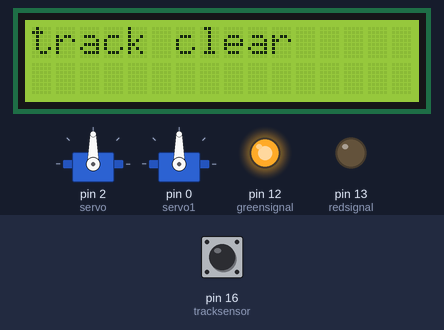
A sketch run on a simulated Arduino Uno, built with avr-gcc and run on an emulated ATmega328P. Parts: 2 × servo, 16×2 character LCD, output pins drawn as LEDs (lit = HIGH). The test bench sets the inputs (shaded band); at power-on: pin 16 (tracksensor) HIGH. What the sketch prints to the serial monitor is not drawn.

Above: at 1.2 s.
1.3 s: pin 16 (tracksensor) driven LOW
At 2.2 s:
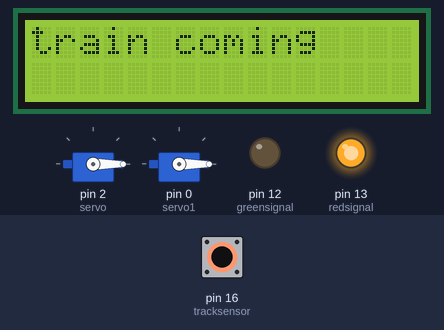
2.8 s: pin 16 (tracksensor) driven HIGH
At 3.7 s:
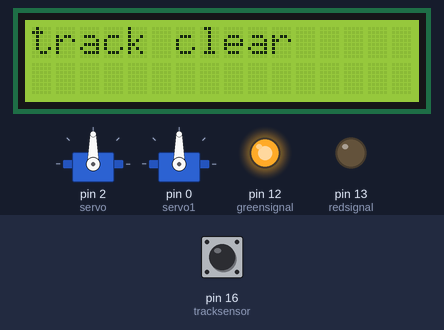
4.8 s: pin 16 (tracksensor) pulsed LOW 2 times (0.12 s each, 0.3 s apart)
At 5.6 s:
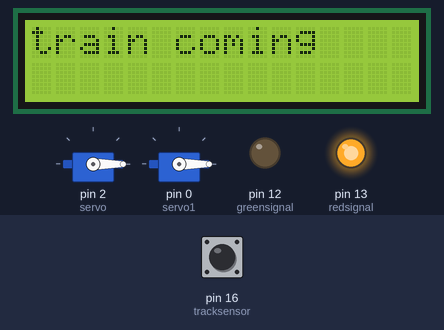
Timing chart, 0 to 7.8 s (numbered marks = the images above; inputs shaded):
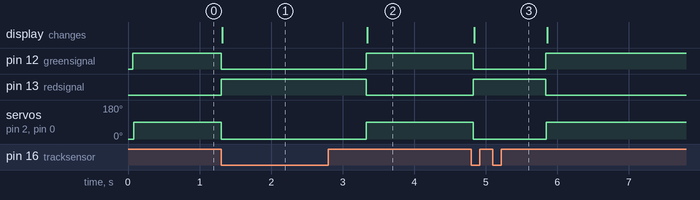

The sketch:

railway_dept.ino
```cpp
#include <Servo.h>
#include <Wire.h>  // This library is already built in to the Arduino IDE
#include <LiquidCrystal_I2C.h>
void doorclose();
void dooropen();

const int greensignal=12;
const int redsignal=13;
const int tracksensor=16;


Servo servo, servo1;
LiquidCrystal_I2C lcd(0x27, 16, 2);
void setup() {
 pinMode(tracksensor, INPUT);//d0
 //pinMode(14, INPUT);
   pinMode(greensignal, OUTPUT);
   pinMode( redsignal, OUTPUT);
   servo.attach(2);//d4
   servo1.attach(0);//D3
   servo.write(0);//motor
   servo1.write(0);//motor1
   lcd.init();   // initializing the LCD
  lcd.backlight(); // Enable or Turn On the backlight
  Serial.begin(9600);
}

void loop(){

 int trackvalue=digitalRead(tracksensor);
 Serial.println(trackvalue);
 if(trackvalue == 0){
 doorclose();
 }
 else{
 dooropen();
 }
 //restart1();

}
void doorclose()
{
  digitalWrite( redsignal, HIGH);
  digitalWrite(greensignal, LOW);
//digitalWrite(14, LOW);
  servo.write(0);
  servo1.write(0);
  lcd.clear();
  lcd.setCursor(0, 0);
  lcd.print("train coming");
  delay(1000);
}
void dooropen()
{
   digitalWrite(greensignal, HIGH);
   digitalWrite( redsignal, LOW);
 // digitalWrite(14, HIGH);
   servo.write(90);
   servo1.write(90);
lcd.clear();
 lcd.setCursor(0, 0);
 lcd.print("track clear ");
   delay(50);
}
void restart1()
{


}
```

Measured:
- after the input at 1.3 s, pin 12 (greensignal): HIGH → LOW at once; pin 13 (redsignal): LOW → HIGH at once; servo on pin 2 (servo), servo on pin 0 (servo1): 90° → 0° at once; the display: changes at once (image 1)
- after the input at 2.8 s, pin 12 (greensignal): LOW → HIGH after 0.53 s; pin 13 (redsignal): HIGH → LOW after 0.53 s; servo on pin 2 (servo), servo on pin 0 (servo1): 0° → 90° after 0.53 s; the display: changes after 0.55 s (image 2)
- after the input at 4.8 s, pin 12 (greensignal): HIGH → LOW at once, → HIGH 1.0 s later; pin 13 (redsignal): LOW → HIGH at once, → LOW 1.0 s later; servo on pin 2 (servo), servo on pin 0 (servo1): 90° → 0° at once, → 90° 1.0 s later; the display: changes at once (image 3)
